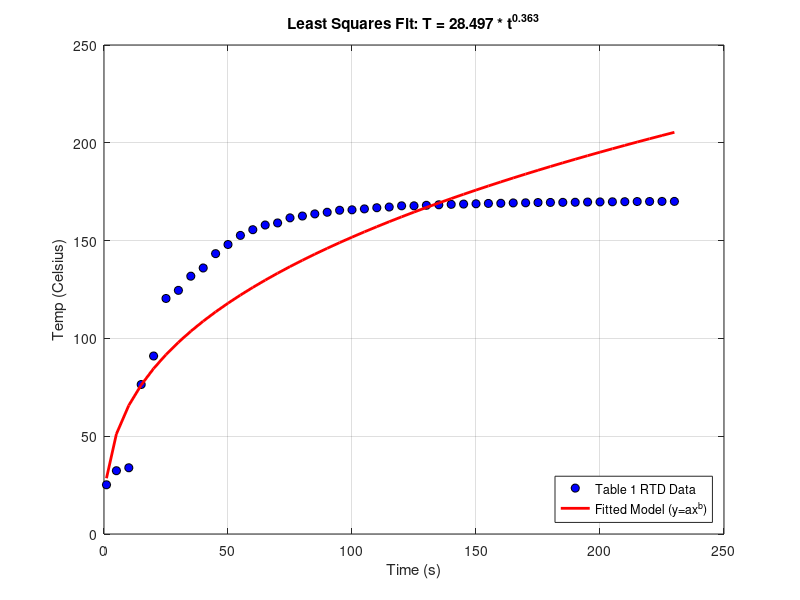

Write MATLAB code to recreate this figure.
clc; clear; close all;

% --- 1. VERİ GİRİŞİ (Görseldeki "Table 1. RTD Results" verileri) ---
% Time (s)
t = [1; 5; 10; 15; 20; 25; 30; 35; 40; 45; 50; 55; 60; 65; 70; 75; 80; ...
     85; 90; 95; 100; 105; 110; 115; 120; 125; 130; 135; 140; 145; 150; ...
     155; 160; 165; 170; 175; 180; 185; 190; 195; 200; 205; 210; 215; ...
     220; 225; 230];

% Temp (Celsius)
T = [25.166; 32.360; 33.864; 76.424; 91.004; 120.418; 124.559; 131.804; ...
     136.002; 143.332; 148.003; 152.660; 155.579; 157.971; 159.031; ...
     161.630; 162.560; 163.651; 164.492; 165.516; 165.741; 166.208; ...
     166.808; 167.166; 167.784; 167.788; 168.051; 168.308; 168.529; ...
     168.673; 168.833; 168.999; 169.079; 169.264; 169.319; 169.470; ...
     169.508; 169.552; 169.603; 169.710; 169.771; 169.842; 169.897; ...
     169.974; 169.999; 170.040; 170.044];

% --- 2. DOĞRUSALLAŞTIRMA (Linearization) ---
% Modelimiz: T = a * t^b
% Logaritma alarak: ln(T) = ln(a) + b * ln(t)
% Bu denklem Y = A0 + A1 * X formuna dönüşür.

n = length(t);      % Veri sayısı
X = log(t);         % ln(Time)
Y = log(T);         % ln(Temp)

% --- 3. MATRİS ELEMANLARININ HESAPLANMASI (Least Squares) ---
sum_X = sum(X);
sum_Y = sum(Y);
sum_XX = sum(X.^2); % x kareler toplamı
sum_XY = sum(X.*Y); % x*y çarpımları toplamı

% --- 4. MATRİS ÇÖZÜMÜ ---
% Denklem Sistemi: [Matris] * [Katsayılar] = [Sonuç]
% | n      sum_X  |   | A0 |   | sum_Y  |
% | sum_X  sum_XX | * | A1 | = | sum_XY |

M = [n, sum_X; sum_X, sum_XX];  % Katsayılar Matrisi
R = [sum_Y; sum_XY];            % Sonuç Vektörü

Coeffs = M \ R;  % Matris tersi ile çözüm (inv(M)*R)

A0 = Coeffs(1); % ln(a)
A1 = Coeffs(2); % b (üs)

% --- 5. ORİJİNAL KATSAYILARA DÖNÜŞ ---
a = exp(A0);    % ln(a)'dan a'yı bulma
b = A1;         % b zaten direkt eğimdir

% Sonuçları Ekrana Yazdır
fprintf('------------------------------------------------\n');
fprintf('LEAST SQUARES SONUÇLARI (Power Model: y = a*x^b)\n');
fprintf('------------------------------------------------\n');
fprintf('Hesaplanan a değeri: %.4f\n', a);
fprintf('Hesaplanan b değeri: %.4f\n', b);
fprintf('MODEL DENKLEMİ: T = %.4f * t^(%.4f)\n', a, b);
fprintf('------------------------------------------------\n');

% --- 6. GRAFİK ÇİZİMİ ---
T_model = a * (t.^b); % Bulunan katsayılarla modelin tahmini

figure;
plot(t, T, 'ko', 'MarkerFaceColor', 'b', 'MarkerSize', 6); hold on; % Gerçek Veriler
plot(t, T_model, 'r-', 'LineWidth', 2); % Model Eğrisi
grid on;
xlabel('Time (s)');
ylabel('Temp (Celsius)');
title(['Least Squares Fit: T = ' num2str(a,'%.3f') ' * t^{' num2str(b,'%.3f') '}']);
legend('Table 1 RTD Data', 'Fitted Model (y=ax^b)', 'Location', 'southeast');